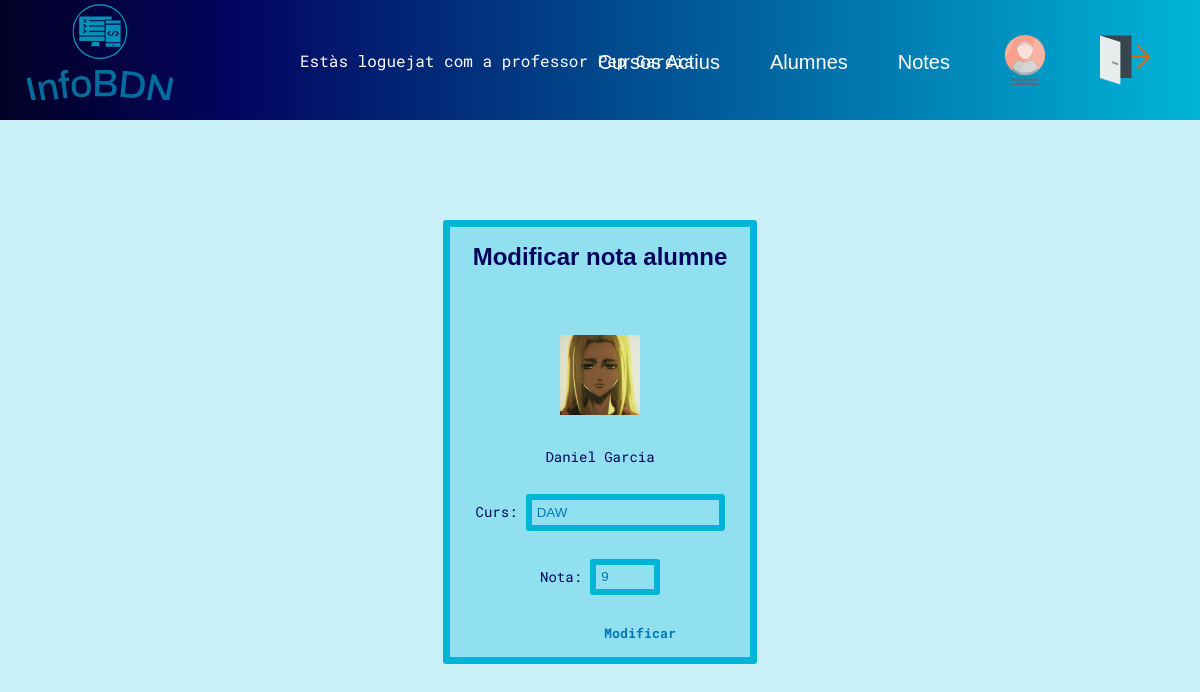
Screenshot of /InfoBDN/editnota_prof.php?dni=A11111111&codi=1 (signed in) with the database file from the repository.
### tables this page shows
CREATE TABLE `alumnes` (
  `DNI` varchar(12) NOT NULL,
  `Nom` varchar(20) NOT NULL,
  `Cognoms` varchar(20) NOT NULL,
  `Edat` int(3) NOT NULL,
  `Foto` varchar(255) NOT NULL,
  `Mail` varchar(55) NOT NULL,
  `password` varchar(100) NOT NULL
);

CREATE TABLE `cursos` (
  `Codi` int(3) NOT NULL,
  `Nom` varchar(100) NOT NULL,
  `Descripcio` varchar(800) NOT NULL,
  `Horres_durara` int(3) NOT NULL,
  `Data_inici` date NOT NULL,
  `Data_final` date NOT NULL,
  `DNI_prof` varchar(12) NOT NULL,
  `Actiu` varchar(2) NOT NULL DEFAULT 'si',
  `Foto` varchar(100) NOT NULL
);

CREATE TABLE `matricula` (
  `DNI_alum` varchar(12) NOT NULL,
  `Codi_curs` int(3) NOT NULL,
  `nota` int(2) NOT NULL
);

### InfoBDN/editnota_prof.php (the view, shortened to what this page needs)
<!DOCTYPE html>
<html lang="ca">
<head>
    <link rel="stylesheet" href="style.css">
</head>
<body>
    <?php
    include "functions.php";
    if (isset($_SESSION["email"]) && $_SESSION["role"] == "prof") {
        $bddcon = getBddConn();
        if ($_POST) {
            $dni = $_POST['dni'];
            $codi = $_POST['codi'];
            $nota = $_POST['nota'];
            $sql = "UPDATE matricula SET nota='$nota' WHERE DNI_alum LIKE '$dni' and Codi_curs like '$codi'";
            $consulta = mysqli_query($bddcon, $sql);
            if (!$consulta) {
                echo mysqli_error($bddcon) . "<br>";
                echo "Error querry no valida " . $sql;
                echo "Redirigint..";
                echo "<META HTTP-EQUIV='REFRESH' CONTENT='1.5;URL=notes_prof.php'>";
            } else {
                echo "Nota modificada exitosament!!!";
                echo "<META HTTP-EQUIV='REFRESH' CONTENT='0;URL=notes_prof.php'>";
            }
        } else {
            if ($_REQUEST['dni']) {
                $dni = $_REQUEST['dni'];
                $codi = $_REQUEST['codi'];
                $sql = "SELECT * FROM matricula WHERE DNI_alum LIKE '$dni' and Codi_curs like '$codi'";
                $sql2 = "SELECT * FROM alumnes WHERE DNI LIKE '$dni'";
                $sql3 = "SELECT * FROM cursos WHERE codi LIKE '$codi'";
                $consulta = mysqli_query($bddcon, $sql);
                $consulta2 = mysqli_query($bddcon, $sql2);
                $consulta3 = mysqli_query($bddcon, $sql3);
                $curs = mysqli_fetch_array($consulta3);
                $matricula = mysqli_fetch_assoc($consulta);
                $alumne = mysqli_fetch_assoc($consulta2);
                echo "<form class='form'  action='editnota_prof.php' method='post'>
                    <h1>Modificar nota alumne </h1>
                    <p><img class='profile_foto' src='" . $alumne['Foto'] . "'></p>
                    <p>" . $alumne['Nom'] . " " . $alumne['Cognoms'] . "</p>
                    <input readonly class='ocult' type='text' name='dni' id='dni' value='" . $dni . "'>
                    <input readonly class='ocult' type='text' name='codi' id='codi' value='" . $codi . "'>
                    <p>Curs: <input readonly type='text' name='curs' id='curs' value='" . $curs['Nom'] . "'></p>
                    <p>Nota: <input min='0' max='10' type='number' name='nota' id='nota' value='" . $matricula['nota'] . "'></p>
                    <p><button class='submit_button' type='submit'>Modificar</button></p>
                    </form>";
            } else {
                echo "No hem pogut obtenir el DNI del alumne";
                echo "<META HTTP-EQUIV='REFRESH' CONTENT='1.5;URL=notes_prof.php'>";
            }
        }
    } else {
        echo "<p>Has d'estar valiat per veure aquesta pàgina</p>";
        echo "<META HTTP-EQUIV='REFRESH' CONTENT='1.5;URL=index.php'>";
    }
    ?>
</body>
</html>

### InfoBDN/style.css (style rules this page uses)
body { background-color: #caf0f8; display: flex; flex-direction: column; align-items: center; margin: 0; font-family: 'Roboto Mono'; color: #0077b6; }
.form { font-size: 14px; margin-top: 100px; width: 300px; display: flex; flex-direction: column; align-items: center; margin-left: auto; margin-right: auto; background-color: #90e0ef; color: #03045e; border: 7px solid #00b4d8; border-radius: 3px; }
h1 { font-family: 'Fengardo Neue', sans-serif; font-size: 24px; margin-bottom: 50px; }
input { border: 6px solid #00b4d8; border-radius: 3px; background-color: #90e0ef; color: #0077b6; padding: 0.3rem; }
.submit_button { background-color: #90e0ef; color: #0077b6; border: none; font-family: 'Roboto Mono'; font-weight: bolder; margin-left: 80px; }
.profile_foto { width: 80px; height: 80px; }

### rows the page displays
alumnes: Foto (picture), Nom "Daniel", Cognoms "Garcia"
cursos: curs "DAW"
matricula: nota "9"

### other values shown
$_SESSION['nom'] "Pep"
$_SESSION['cognoms'] "Garcia"
